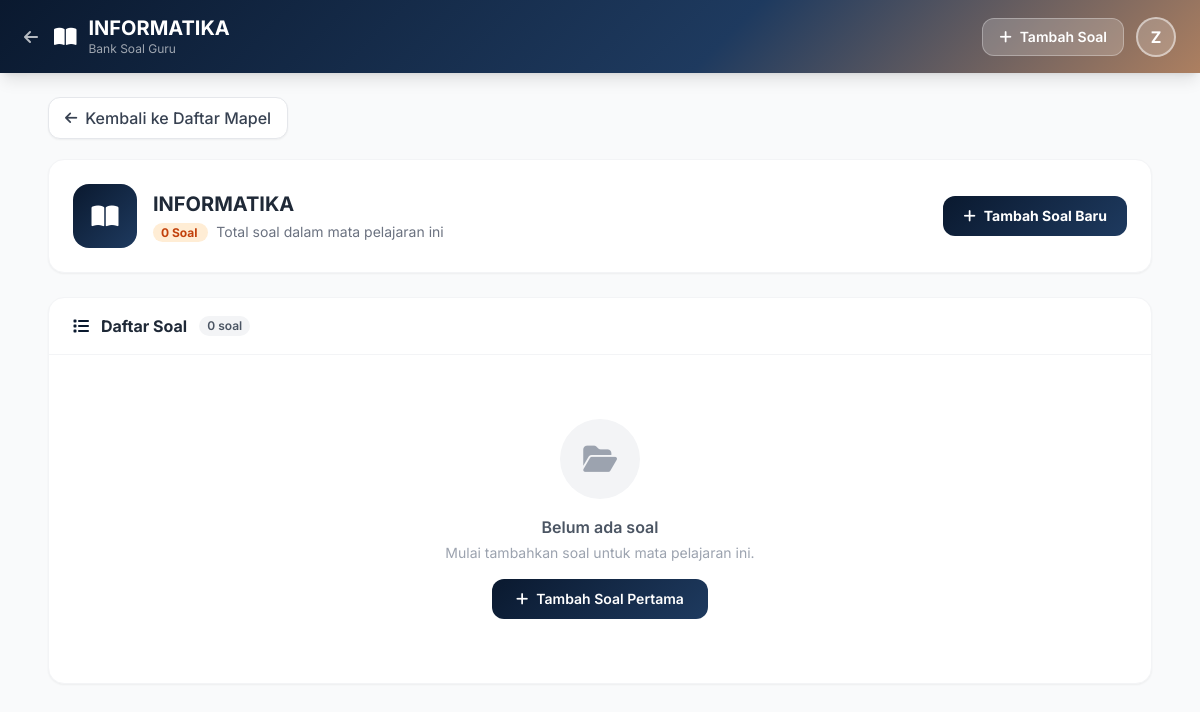
Page /cbt_sekolah/pages/guru/soal_list_guru.php?id_mapel=10 (signed in) on the earlier database version.
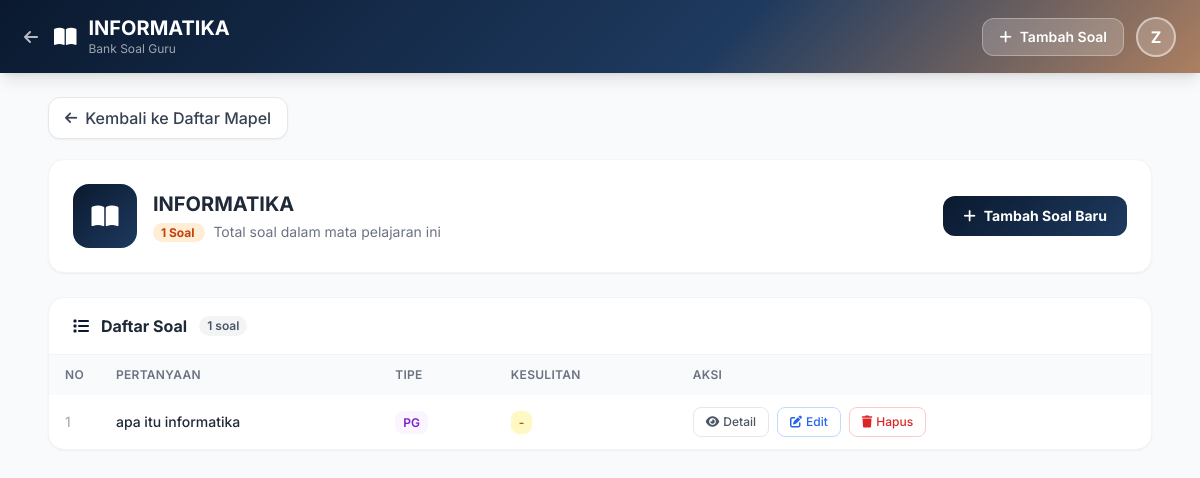
Same page on the later database version.
### tables this page shows
CREATE TABLE `tb_soal` (
  `id_soal` int(11) NOT NULL,
  `id_ujian` int(11) DEFAULT NULL,
  `id_mapel` int(11) DEFAULT NULL,
  `jenis_soal` enum('1','2') NOT NULL,
  `nilai` int(11) DEFAULT 0,
  `materi` varchar(100) DEFAULT NULL,
  `pertanyaan` text NOT NULL,
  `gambar` varchar(255) DEFAULT NULL,
  `opsi_a` text DEFAULT NULL,
  `opsi_b` text DEFAULT NULL,
  `opsi_c` text DEFAULT NULL,
  `opsi_d` text DEFAULT NULL,
  `opsi_e` text DEFAULT NULL,
  `kunci_jawaban` varchar(5) DEFAULT NULL,
  `bobot` int(11) DEFAULT 1
);

### cbt_sekolah/pages/guru/soal_list_guru.php (the view, shortened to what the changed rows need)
<?php
require_once '../../config/koneksi.php';
$id_mapel  = isset($_GET['id_mapel']) ? (int)$_GET['id_mapel'] : 0;
$stmt = $pdo->prepare("SELECT * FROM tb_mapel WHERE id_mapel = ?");
$stmt->execute([$id_mapel]);
$mapel = $stmt->fetch();
$per_page   = 10;
$page       = max(1,(int)($_GET['page']??1));
$offset     = ($page-1)*$per_page;
$count_stmt = $pdo->prepare("SELECT COUNT(*) FROM tb_soal WHERE id_mapel = ?");
$count_stmt->execute([$id_mapel]);
$total      = $count_stmt->fetchColumn();
$stmt = $pdo->prepare("SELECT * FROM tb_soal WHERE id_mapel = ? ORDER BY id_soal DESC LIMIT $per_page OFFSET $offset");
$stmt->execute([$id_mapel]);
$soal_list = $stmt->fetchAll();
?>
<!DOCTYPE html>
<html lang="id">
<head>
    <script src="https://cdn.tailwindcss.com"></script>
    <link rel="stylesheet" href="https://cdnjs.cloudflare.com/ajax/libs/font-awesome/6.4.0/css/all.min.css">
</head>
<body class="bg-gray-50">
<header class="gradient-bg shadow-lg py-4 px-6 flex justify-between items-center sticky top-0 z-40">
    <div class="flex items-center space-x-3">
        <div>
            <h1 class="text-xl font-bold text-white leading-tight"><?= htmlspecialchars($mapel['nama_mapel']) ?></h1>
        </div>
    </div>
</header>
<main class="p-6 max-w-6xl mx-auto">
    <div class="bg-white rounded-2xl shadow-sm border border-gray-100 p-6 mb-6 flex items-center justify-between">
        <div class="flex items-center gap-4">
            <div>
                <h2 class="text-xl font-bold text-gray-800"><?= htmlspecialchars($mapel['nama_mapel']) ?></h2>
                <p class="text-sm text-gray-500 mt-1">
                    <span class="bg-orange-100 text-orange-700 px-2 py-0.5 rounded-full text-xs font-bold mr-2">
                        <?= $total ?> Soal
                    </span>
                    Total soal dalam mata pelajaran ini
                </p>
            </div>
        </div>
    </div>
    <div class="bg-white rounded-2xl shadow-sm border border-gray-100 overflow-hidden">
        <div class="px-6 py-4 border-b border-gray-100 flex items-center gap-3">
            <i class="fas fa-list text-[#0A192F]"></i>
            <h3 class="font-bold text-gray-800">Daftar Soal</h3>
            <span class="bg-gray-100 text-gray-600 text-xs px-2 py-0.5 rounded-full font-semibold"><?= $total ?> soal</span>
        </div>
        <?php if (count($soal_list) > 0): ?>
        <div class="overflow-x-auto">
            <table class="w-full text-sm">
                <thead class="bg-gray-50 text-gray-500 text-xs uppercase tracking-wide">
                    <tr>
                        <th class="px-4 py-3 text-left font-semibold w-10">No</th>
                        <th class="px-4 py-3 text-left font-semibold">Pertanyaan</th>
                        <th class="px-4 py-3 text-left font-semibold">Tipe</th>
                        <th class="px-4 py-3 text-left font-semibold">Kesulitan</th>
                        <th class="px-4 py-3 text-left font-semibold">Aksi</th>
                    </tr>
                </thead>
                <tbody class="divide-y divide-gray-50">
                <?php $no=$offset+1; foreach ($soal_list as $s): ?>
                <tr>
                    <td class="px-4 py-3 text-gray-400"><?= $no++ ?></td>
                    <td class="px-4 py-3 max-w-md font-medium text-gray-800">
                        <?= htmlspecialchars(mb_substr(strip_tags($s['pertanyaan']),0,90)) ?>
                    </td>
                    <td class="px-4 py-3">
                        <span class="bg-purple-50 text-purple-700 px-2 py-1 rounded-lg text-xs font-semibold">
                            <?= strtoupper($s['tipe_soal']??'PG') ?>
                        </span>
                    </td>
                    <td class="px-4 py-3">
                        <?php $t=$s['tingkat_kesulitan']??'';
                        $tc=$t==='mudah'?'bg-green-100 text-green-700':($t==='sulit'?'bg-red-100 text-red-700':'bg-yellow-100 text-yellow-700'); ?>
                        <span class="<?= $tc ?> px-2 py-1 rounded-lg text-xs font-semibold"><?= ucfirst($t?:'-') ?></span>
                    </td>
                    <td class="px-4 py-3">
                        <div class="flex gap-2">
                            <a href="detail_soal_guru.php?id=<?= $s['id_soal'] ?>&id_mapel=<?= $id_mapel ?>"
                               class="px-3 py-1.5 border border-gray-200 rounded-lg text-xs font-medium text-gray-600 hover:bg-gray-50 transition">
                                <i class="fas fa-eye mr-1"></i>Detail
                            </a>
                            <a href="tambah_soal_guru.php?edit=<?= $s['id_soal'] ?>&id_mapel=<?= $id_mapel ?>"
                               class="px-3 py-1.5 border border-blue-200 rounded-lg text-xs font-medium text-blue-600 hover:bg-blue-50 transition">
                                <i class="fas fa-edit mr-1"></i>Edit
                            </a>
                            <a href="?id_mapel=<?= $id_mapel ?>&hapus=<?= $s['id_soal'] ?>"
                               onclick="return confirm('Hapus soal ini? Data tidak dapat dikembalikan.')"
                               class="px-3 py-1.5 border border-red-200 rounded-lg text-xs font-medium text-red-600 hover:bg-red-50 transition">
                                <i class="fas fa-trash mr-1"></i>Hapus
                            </a>
                        </div>
                    </td>
                </tr>
                <?php endforeach; ?>
                </tbody>
            </table>
        </div>
        <?php else: ?>
        <div class="py-16 text-center">
            <div class="w-20 h-20 bg-gray-100 rounded-full flex items-center justify-center mx-auto mb-4">
                <i class="fas fa-folder-open text-gray-400 text-3xl"></i>
            </div>
            <h3 class="text-gray-600 font-semibold mb-1">Belum ada soal</h3>
            <p class="text-gray-400 text-sm mb-4">Mulai tambahkan soal untuk mata pelajaran ini.</p>
            <a href="tambah_soal_guru.php?id_mapel=<?= $id_mapel ?>"
               class="btn-gradient text-white px-6 py-2.5 rounded-xl text-sm font-semibold inline-flex items-center gap-2">
                <i class="fas fa-plus"></i> Tambah Soal Pertama
            </a>
        </div>
        <?php endif; ?>
    </div>
</main>
</body>
</html>

Differences in the rows shown:
added tb_soal: pertanyaan "apa itu informatika", tipe_soal "PG", t "-"
Other differences:
$total: "0" → "1"
text no longer shown: "Belum ada soal Mulai tambahkan soal untuk mata pelajaran ini. Tambah Soal Pertama"
text now shown: "NO PERTANYAAN TIPE KESULITAN AKSI"
